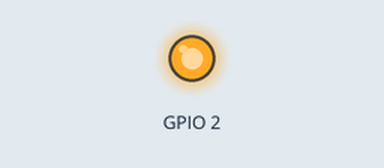
Simulated run of this sketch. Board: ESP8266 (NodeMCU). On the bench: output pins drawn as LEDs (lit = HIGH, except the on-board LED, lit = LOW). WiFi joins after 1.5 s; servers stay silent unless stated; what the sketch prints to the serial monitor is not drawn.

Above: at 0.1 s.
At 0.7 s:
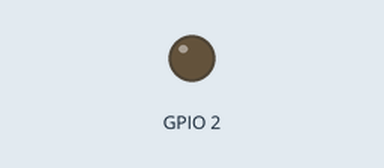
Timing chart, 0 to 2.7 s (numbered marks = the images above):
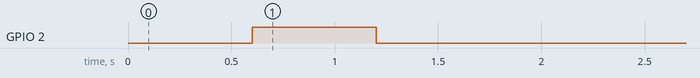

The sketch:

TwoWaySW_MiniProject_blynk.ino
```cpp
#include <ESP8266WiFi.h>          //https://github.com/esp8266/Arduino

//needed for library
#include <DNSServer.h>
#include <ESP8266WebServer.h>
#include <WiFiManager.h>          //https://github.com/tzapu/WiFiManager

#define BLYNK_PRINT Serial
#include <BlynkSimpleEsp8266.h>
char auth[] = "7c66a2b373a148b8a9b9470a0da38f87"; // Your Authentication code of blynk account

//for LED status
#include <Ticker.h>
Ticker ticker;

void tick()
{
  //toggle state
  int state = digitalRead(BUILTIN_LED);  // get the current state of GPIO1 pin
  digitalWrite(BUILTIN_LED, !state);     // set pin to the opposite state
}

//gets called when WiFiManager enters configuration mode
void configModeCallback (WiFiManager *myWiFiManager) {
  Serial.println("Entered config mode");
  Serial.println(WiFi.softAPIP());
  //if you used auto generated SSID, print it
  Serial.println(myWiFiManager->getConfigPortalSSID());
  //Serial.println(myWiFiManager->autoConnect("2WaySwitchAP"));
  //entered config mode, make led toggle faster
  ticker.attach(0.2, tick);
}

void setup() {
  // put your setup code here, to run once:
  Serial.begin(115200);

  //set led pin as output
  pinMode(BUILTIN_LED, OUTPUT);
  // start ticker with 0.5 because we start in AP mode and try to connect
  ticker.attach(0.6, tick);

  //WiFiManager
  //Local intialization. Once its business is done, there is no need to keep it around
  WiFiManager wifiManager;
  //reset settings - for testing
  //wifiManager.resetSettings();

  //set callback that gets called when connecting to previous WiFi fails, and enters Access Point mode
  wifiManager.setAPCallback(configModeCallback);

  //fetches ssid and pass and tries to connect
  //if it does not connect it starts an access point with the specified name
  //here  "AutoConnectAP"
  //and goes into a blocking loop awaiting configuration
  if (!wifiManager.autoConnect()) {
    Serial.println("failed to connect and hit timeout");
    //reset and try again, or maybe put it to deep sleep
    ESP.reset();
    delay(1000);
  }

  //if you get here you have connected to the WiFi
  Serial.println("connected... :) to " + String(WiFi.SSID()));
  ticker.detach();
  //keep LED on
  digitalWrite(BUILTIN_LED, LOW);
  Blynk.config(auth);
}

void loop() {
  // put your main code here, to run repeatedly:
    Blynk.run();
}
```
